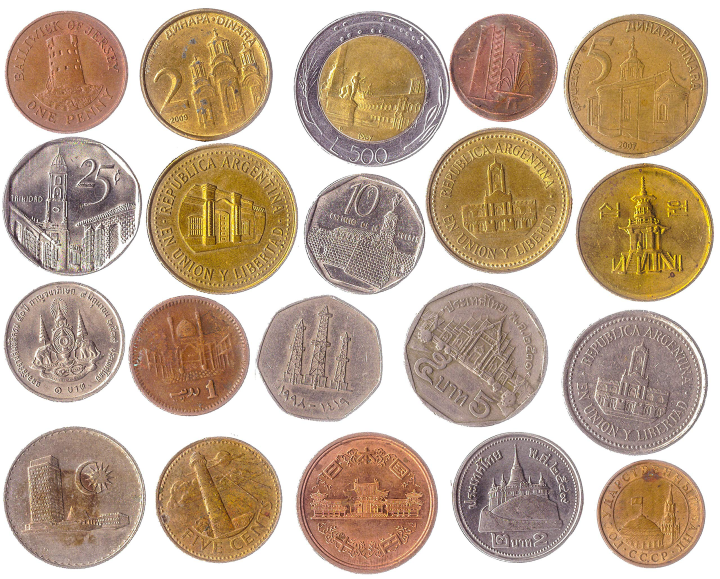
#> input picture coins.png, 720 x 579 px
$ python '18. ImageSegmentatiınWithWatershedAlgorithm.py'
#> lines starting #> are read from the running program, lines starting #| are printed output that depends on the picture; after the words box and inside, x2 and y2 are one past the last pixel; in counts of white or black regions, pixels touching at a corner belong together
import cv2 as cv
import numpy as np
from matplotlib import pyplot as plt

img_original = cv.imread("coins.png")
#> img_original is the input picture: shape (579, 720, 3); mean B, G, R 152.2, 172.7, 194.3
assert img_original is not None, "file could not be read, check with os.path.exists()"
img = img_original.copy()
gray = cv.cvtColor(img, cv.COLOR_BGR2GRAY)
_, thresh = cv.threshold(gray,0,255,cv.THRESH_BINARY_INV+cv.THRESH_OTSU)
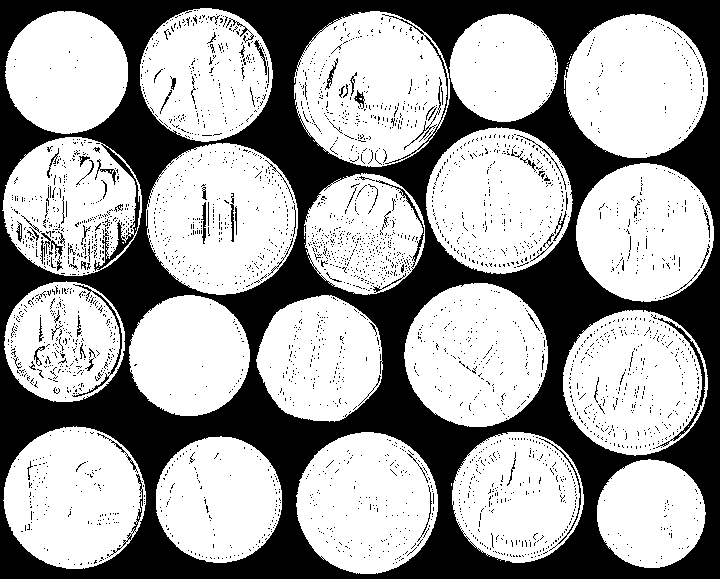
#> thresh: shape (579, 720); 64% white; 3393 black regions (3309 under 20 px), largest, box (x1, y1, x2, y2) and area: (0, 0, 720, 579) 137539, (656, 318, 705, 448) 493, (72, 284, 122, 397) 357

# noise removal
kernel = np.ones((3,3),np.uint8)
closing = cv.morphologyEx(thresh,cv.MORPH_CLOSE,kernel,iterations=3)
#> closing: shape (579, 720); 67.9% white; 3 black regions, box (x1, y1, x2, y2) and area: (0, 0, 720, 579) 125673, (77, 225, 192, 339) 4799, (367, 94, 496, 209) 3543
opening = cv.morphologyEx(closing,cv.MORPH_OPEN,kernel,iterations=1)
#> opening: shape (579, 720); 67.8% white; 2 black regions, box (x1, y1, x2, y2) and area: (0, 0, 720, 579) 129228, (77, 225, 192, 339) 4799

# sure background area
sure_bg = cv.dilate(closing,kernel,iterations=3)
#> sure_bg: shape (579, 720); 75.3% white; 6 black regions (2 under 20 px), largest, box (x1, y1, x2, y2) and area: (0, 0, 720, 579) 94070, (80, 228, 189, 336) 3461, (512, 77, 631, 212) 3334, (370, 97, 493, 206) 2115

# Finding sure foreground area
dist_transform = cv.distanceTransform(closing,cv.DIST_L2,5)
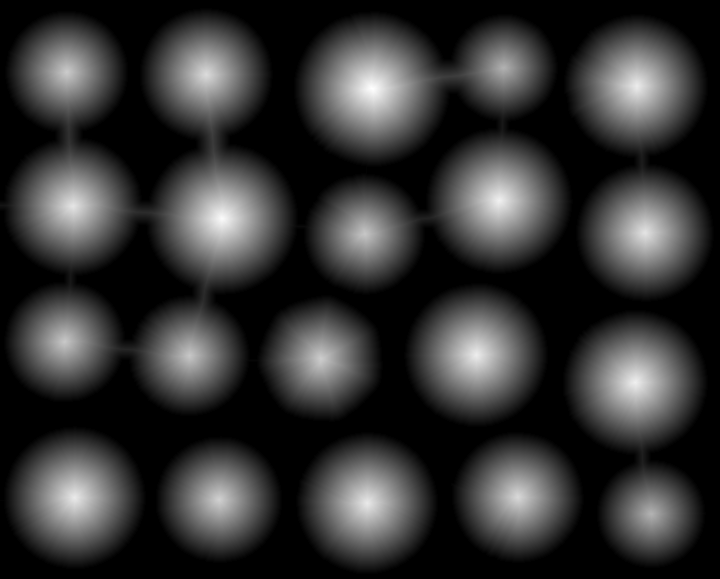
#> dist_transform: shape (579, 720) float32; min 0, max 75.69, mean 15.4; drawn with min black and max white
_, sure_fg = cv.threshold(dist_transform,0.6*dist_transform.max(),255,0)
#> sure_fg: shape (579, 720) float32; 7.2% white; 20 white regions, largest, box (x1, y1, x2, y2) and area: (339, 56, 407, 122) 3262, (190, 187, 253, 250) 2914, (471, 172, 528, 229) 2347

# Finding unknown region
sure_fg = np.uint8(sure_fg)
unknown = cv.subtract(sure_bg, sure_fg)
#> unknown: shape (579, 720); 68.1% white; 26 black regions (2 under 20 px), largest, box (x1, y1, x2, y2) and area: (0, 0, 720, 579) 94070, (80, 228, 189, 336) 3461, (512, 77, 631, 212) 3334

# Marker labelling
ret, markers = cv.connectedComponents(sure_fg)
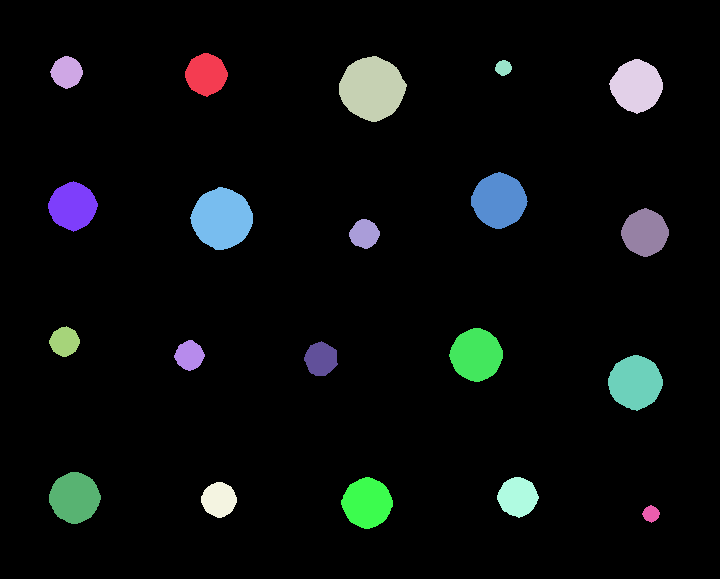
#> markers: shape (579, 720) int32; 21 distinct labels, from 0 to 20; one colour per label, 0 black
#> ret = 21

# Add one to all labels so that sure background is not 0, but 1
markers = markers+1
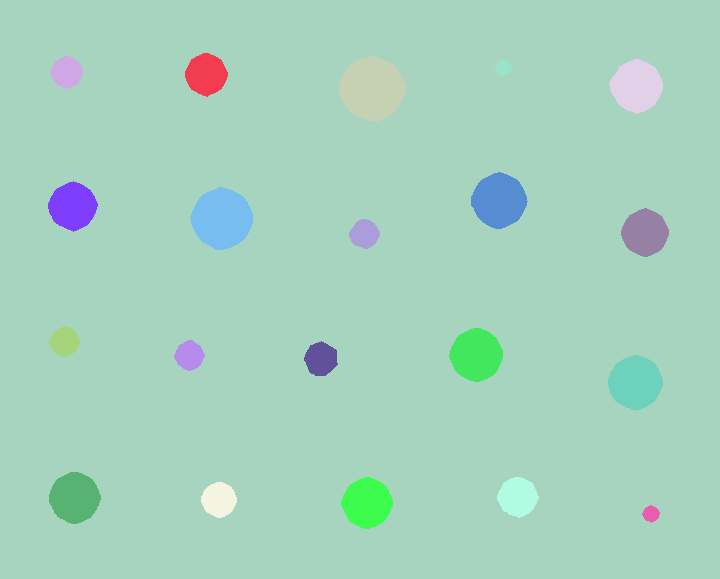
#> markers: shape (579, 720) int32; 21 distinct labels, from 1 to 21; one colour per label, 0 black

# Now, mark the region of unknown with zero
markers[unknown==255] = 0
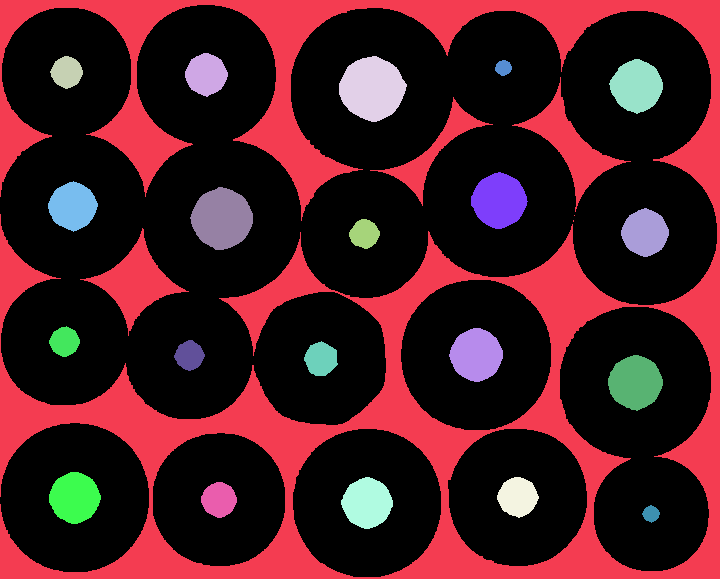
#> markers: shape (579, 720) int32; 22 distinct labels, from 0 to 21; one colour per label, 0 black

markers = cv.watershed(img,markers)
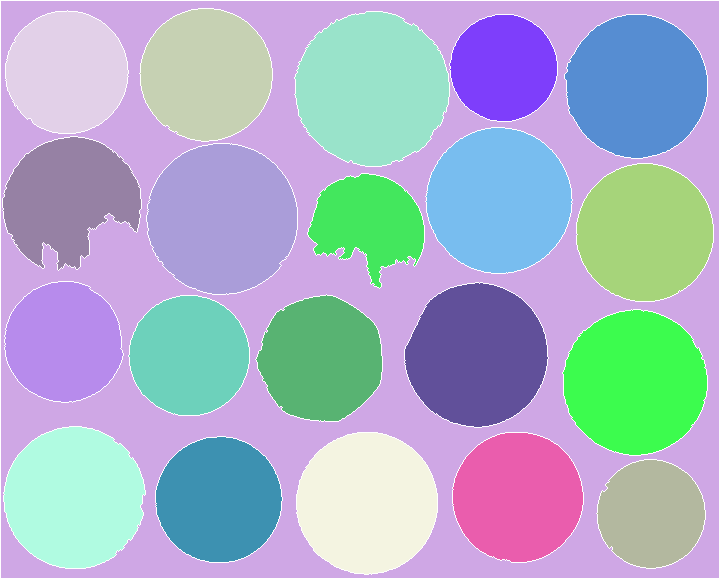
#> markers: shape (579, 720) int32; 22 distinct labels, from -1 to 21; one colour per label, 0 black, -1 white
img[markers == -1] = [255,0,255]
#> img: shape (579, 720, 3); 2.49% of pixels changed, all inside (x1, y1, x2, y2) = (0, 0, 720, 579)

plt.subplot(331),plt.imshow(cv.cvtColor(img_original, cv.COLOR_BGR2RGB)),plt.title("Original")
plt.subplot(332),plt.imshow(cv.cvtColor(gray, cv.COLOR_BGR2RGB)),plt.title("Gray")
plt.subplot(333),plt.imshow(cv.cvtColor(thresh, cv.COLOR_BGR2RGB)),plt.title("Thresh")
plt.subplot(334),plt.imshow(cv.cvtColor(opening, cv.COLOR_BGR2RGB)),plt.title("Opening")
plt.subplot(335),plt.imshow(cv.cvtColor(closing, cv.COLOR_BGR2RGB)),plt.title("Closing")
plt.subplot(336),plt.imshow(cv.cvtColor(sure_bg, cv.COLOR_BGR2RGB)),plt.title("Sure background")
plt.subplot(337),plt.imshow(cv.cvtColor(sure_fg, cv.COLOR_BGR2RGB)),plt.title("Sure foreground")
plt.subplot(338),plt.imshow(cv.cvtColor(unknown, cv.COLOR_BGR2RGB)),plt.title("Unknown")
plt.subplot(339),plt.imshow(cv.cvtColor(img, cv.COLOR_BGR2RGB)),plt.title("Markers")
plt.subplots_adjust(hspace=0.5)
plt.show()
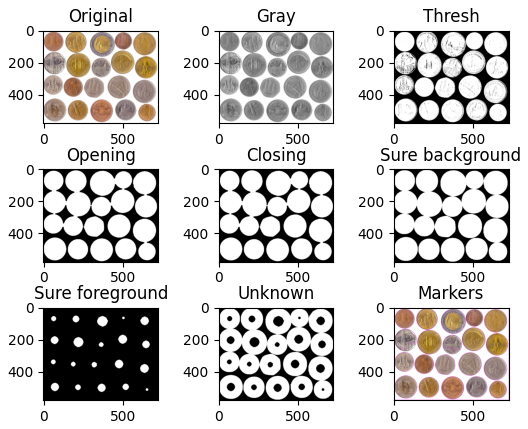
#> figure drawn by matplotlib, 9 panels
cv.waitKey(0)
